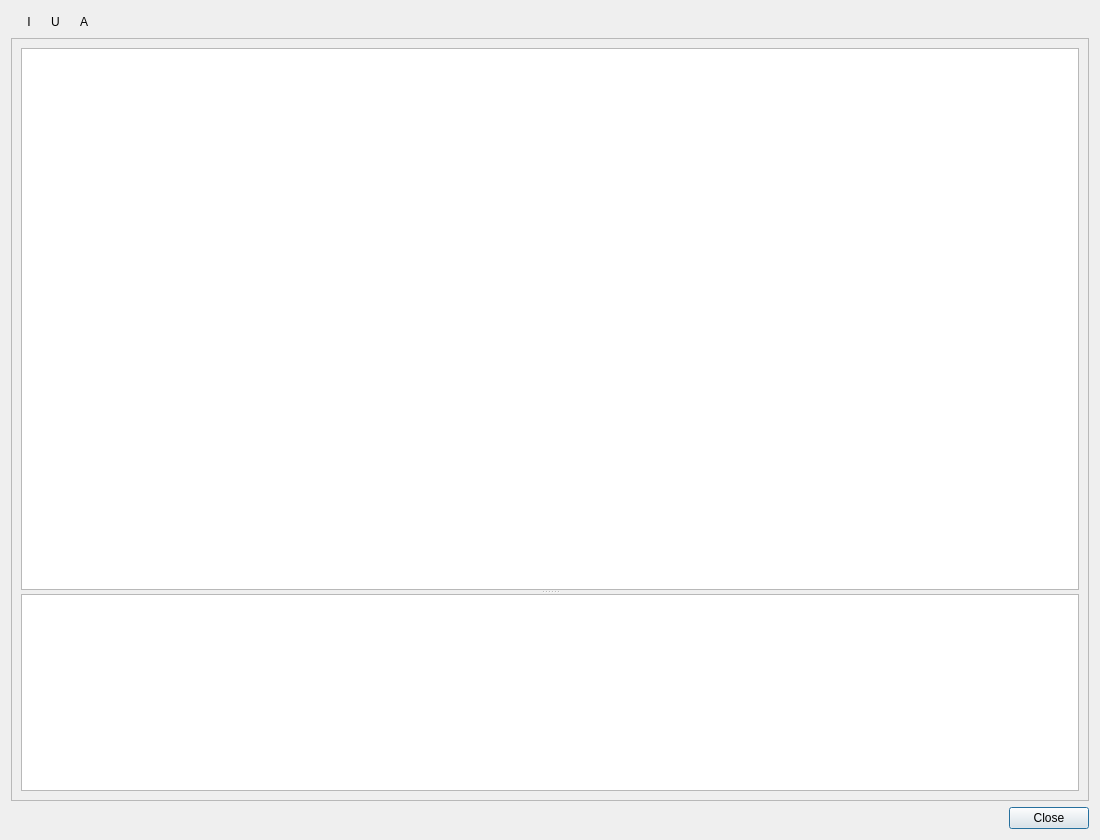
<?xml version="1.0" encoding="UTF-8"?>
<ui version="4.0">
 <class>Dialog</class>
 <widget class="QDialog" name="Dialog">
  <property name="geometry">
   <rect>
    <x>0</x>
    <y>0</y>
    <width>1100</width>
    <height>840</height>
   </rect>
  </property>
  <property name="windowTitle">
   <string>Dialog</string>
  </property>
  <layout class="QVBoxLayout" name="verticalLayout_2">
   <item>
    <widget class="QWidget" name="widget" native="true">
     <property name="minimumSize">
      <size>
       <width>0</width>
       <height>0</height>
      </size>
     </property>
     <layout class="QHBoxLayout" name="horizontalLayout_3">
      <property name="topMargin">
       <number>0</number>
      </property>
      <property name="bottomMargin">
       <number>0</number>
      </property>
      <item>
       <layout class="QHBoxLayout" name="horizontalLayout_2">
        <item>
         <widget class="QToolButton" name="tbInstall">
          <property name="toolTip">
           <string>Install a plugin</string>
          </property>
          <property name="text">
           <string>I</string>
          </property>
          <property name="autoRaise">
           <bool>true</bool>
          </property>
         </widget>
        </item>
        <item>
         <widget class="QToolButton" name="tbUninstall">
          <property name="toolTip">
           <string>Uninstall plugin</string>
          </property>
          <property name="text">
           <string>U</string>
          </property>
          <property name="autoRaise">
           <bool>true</bool>
          </property>
         </widget>
        </item>
        <item>
         <widget class="QToolButton" name="tbActivate">
          <property name="toolTip">
           <string>Activate plugin</string>
          </property>
          <property name="text">
           <string>A</string>
          </property>
          <property name="checkable">
           <bool>true</bool>
          </property>
          <property name="autoRaise">
           <bool>true</bool>
          </property>
         </widget>
        </item>
        <item>
         <spacer name="horizontalSpacer">
          <property name="orientation">
           <enum>Qt::Horizontal</enum>
          </property>
          <property name="sizeHint" stdset="0">
           <size>
            <width>40</width>
            <height>20</height>
           </size>
          </property>
         </spacer>
        </item>
       </layout>
      </item>
     </layout>
    </widget>
   </item>
   <item>
    <widget class="QFrame" name="frame">
     <property name="frameShape">
      <enum>QFrame::StyledPanel</enum>
     </property>
     <property name="frameShadow">
      <enum>QFrame::Raised</enum>
     </property>
     <layout class="QVBoxLayout" name="verticalLayout">
      <item>
       <widget class="QSplitter" name="splitterManual">
        <property name="orientation">
         <enum>Qt::Vertical</enum>
        </property>
        <widget class="PMPluginList" name="tvPluginList">
         <property name="sizePolicy">
          <sizepolicy hsizetype="Expanding" vsizetype="Expanding">
           <horstretch>0</horstretch>
           <verstretch>1</verstretch>
          </sizepolicy>
         </property>
         <property name="editTriggers">
          <set>QAbstractItemView::NoEditTriggers</set>
         </property>
         <property name="selectionMode">
          <enum>QAbstractItemView::SingleSelection</enum>
         </property>
         <property name="rootIsDecorated">
          <bool>false</bool>
         </property>
         <property name="uniformRowHeights">
          <bool>true</bool>
         </property>
         <property name="itemsExpandable">
          <bool>false</bool>
         </property>
         <property name="sortingEnabled">
          <bool>true</bool>
         </property>
         <property name="allColumnsShowFocus">
          <bool>true</bool>
         </property>
         <property name="expandsOnDoubleClick">
          <bool>false</bool>
         </property>
        </widget>
        <widget class="QFrame" name="frameManual">
         <property name="sizePolicy">
          <sizepolicy hsizetype="Preferred" vsizetype="Expanding">
           <horstretch>0</horstretch>
           <verstretch>1</verstretch>
          </sizepolicy>
         </property>
         <property name="styleSheet">
          <string notr="true"/>
         </property>
         <property name="frameShape">
          <enum>QFrame::StyledPanel</enum>
         </property>
         <property name="frameShadow">
          <enum>QFrame::Sunken</enum>
         </property>
         <layout class="QVBoxLayout" name="verticalLayout_3">
          <property name="leftMargin">
           <number>0</number>
          </property>
          <property name="topMargin">
           <number>0</number>
          </property>
          <property name="rightMargin">
           <number>0</number>
          </property>
          <property name="bottomMargin">
           <number>0</number>
          </property>
          <item>
           <widget class="QScrollArea" name="scrollArea">
            <property name="styleSheet">
             <string notr="true"/>
            </property>
            <property name="frameShape">
             <enum>QFrame::NoFrame</enum>
            </property>
            <property name="frameShadow">
             <enum>QFrame::Plain</enum>
            </property>
            <property name="widgetResizable">
             <bool>true</bool>
            </property>
            <property name="alignment">
             <set>Qt::AlignLeading|Qt::AlignLeft|Qt::AlignTop</set>
            </property>
            <widget class="QWidget" name="scrollAreaWidgetContents">
             <property name="geometry">
              <rect>
               <x>0</x>
               <y>0</y>
               <width>1068</width>
               <height>479</height>
              </rect>
             </property>
             <property name="sizePolicy">
              <sizepolicy hsizetype="Preferred" vsizetype="Expanding">
               <horstretch>0</horstretch>
               <verstretch>0</verstretch>
              </sizepolicy>
             </property>
             <property name="styleSheet">
              <string notr="true">background-color: palette(base);</string>
             </property>
             <layout class="QHBoxLayout" name="horizontalLayout">
              <property name="leftMargin">
               <number>6</number>
              </property>
              <property name="topMargin">
               <number>6</number>
              </property>
              <property name="rightMargin">
               <number>6</number>
              </property>
              <property name="bottomMargin">
               <number>6</number>
              </property>
              <item>
               <widget class="QLabel" name="lblManual">
                <property name="sizePolicy">
                 <sizepolicy hsizetype="Expanding" vsizetype="Expanding">
                  <horstretch>0</horstretch>
                  <verstretch>1</verstretch>
                 </sizepolicy>
                </property>
                <property name="styleSheet">
                 <string notr="true"/>
                </property>
                <property name="text">
                 <string/>
                </property>
                <property name="scaledContents">
                 <bool>true</bool>
                </property>
                <property name="alignment">
                 <set>Qt::AlignLeading|Qt::AlignLeft|Qt::AlignTop</set>
                </property>
                <property name="openExternalLinks">
                 <bool>true</bool>
                </property>
               </widget>
              </item>
             </layout>
            </widget>
           </widget>
          </item>
         </layout>
        </widget>
       </widget>
      </item>
     </layout>
    </widget>
   </item>
   <item>
    <widget class="QDialogButtonBox" name="buttonBox">
     <property name="orientation">
      <enum>Qt::Horizontal</enum>
     </property>
     <property name="standardButtons">
      <set>QDialogButtonBox::Close</set>
     </property>
    </widget>
   </item>
  </layout>
 </widget>
 <customwidgets>
  <customwidget>
   <class>PMPluginList</class>
   <extends>QTreeView</extends>
   <header>pluginmanager.pmwindow</header>
  </customwidget>
 </customwidgets>
 <resources/>
 <connections>
  <connection>
   <sender>buttonBox</sender>
   <signal>accepted()</signal>
   <receiver>Dialog</receiver>
   <slot>accept()</slot>
   <hints>
    <hint type="sourcelabel">
     <x>248</x>
     <y>254</y>
    </hint>
    <hint type="destinationlabel">
     <x>157</x>
     <y>274</y>
    </hint>
   </hints>
  </connection>
  <connection>
   <sender>buttonBox</sender>
   <signal>rejected()</signal>
   <receiver>Dialog</receiver>
   <slot>reject()</slot>
   <hints>
    <hint type="sourcelabel">
     <x>316</x>
     <y>260</y>
    </hint>
    <hint type="destinationlabel">
     <x>286</x>
     <y>274</y>
    </hint>
   </hints>
  </connection>
 </connections>
</ui>
